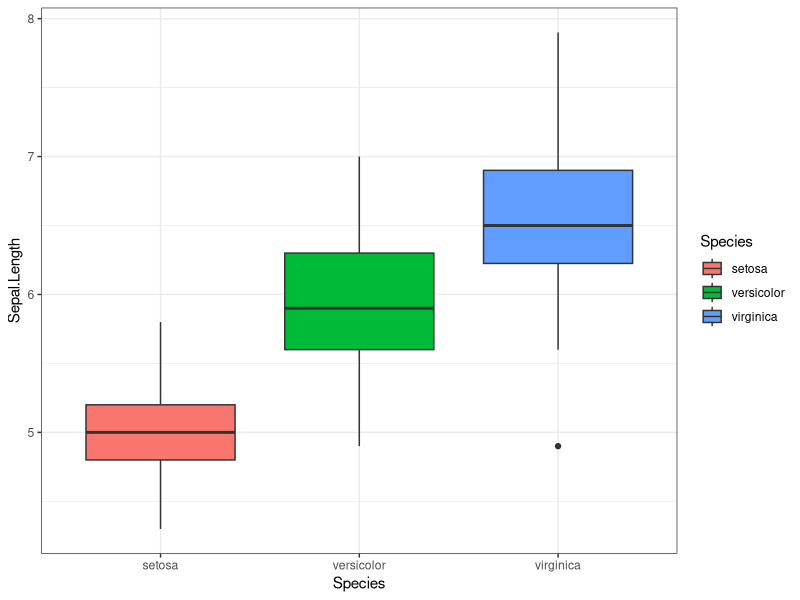
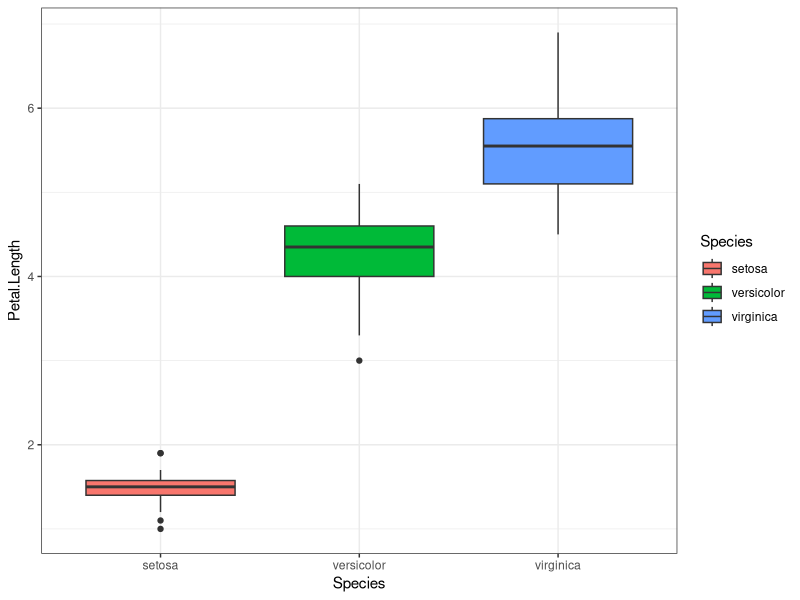
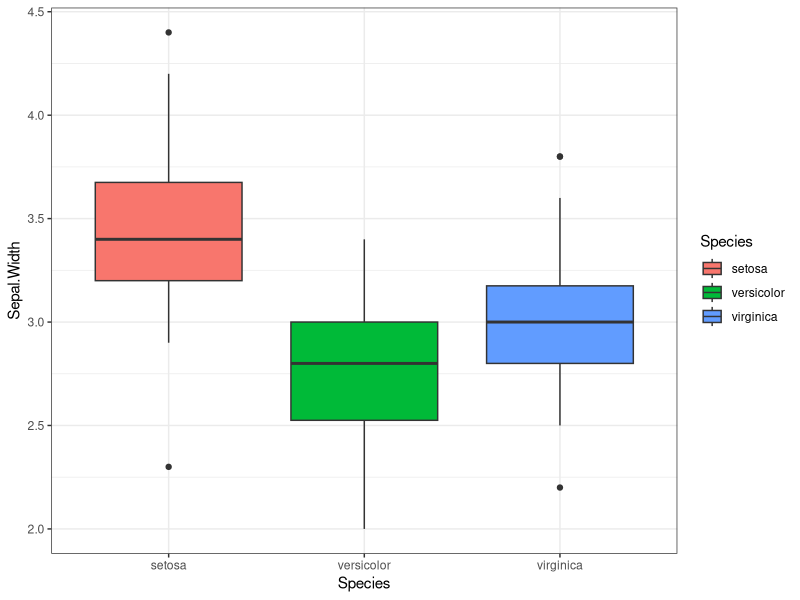
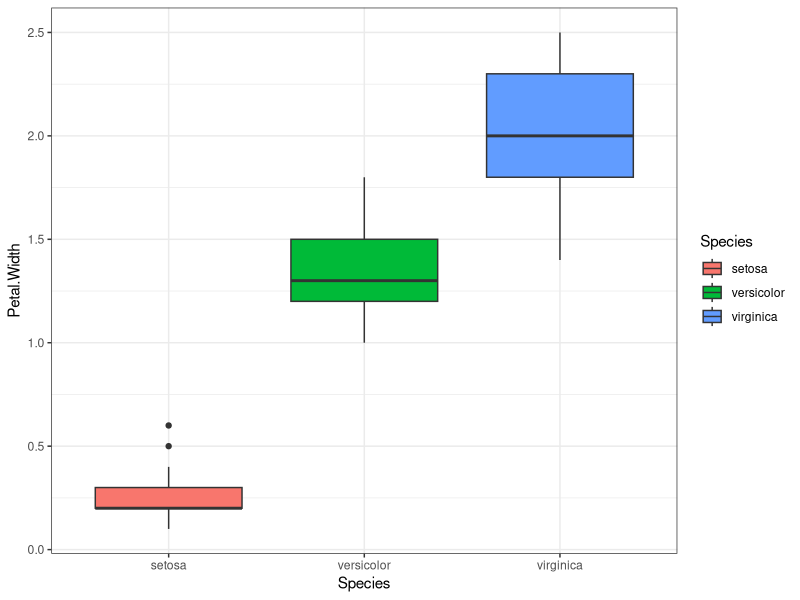
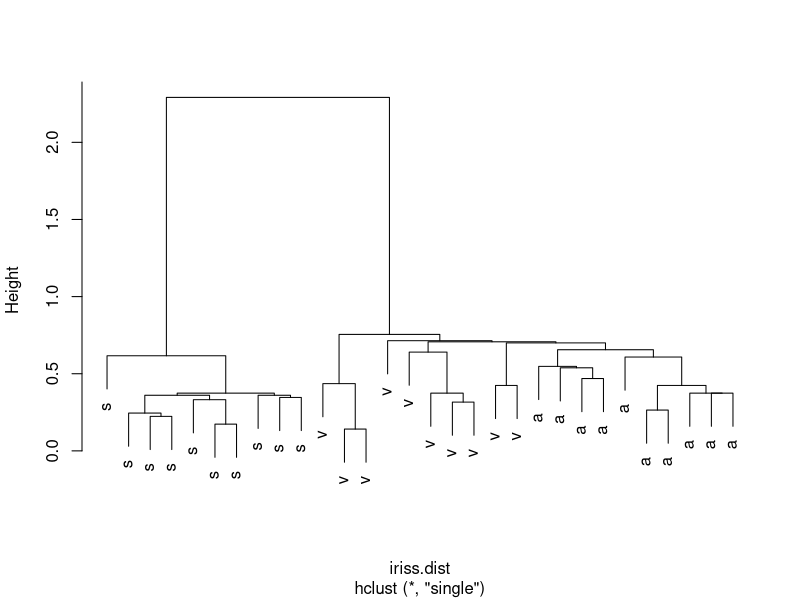
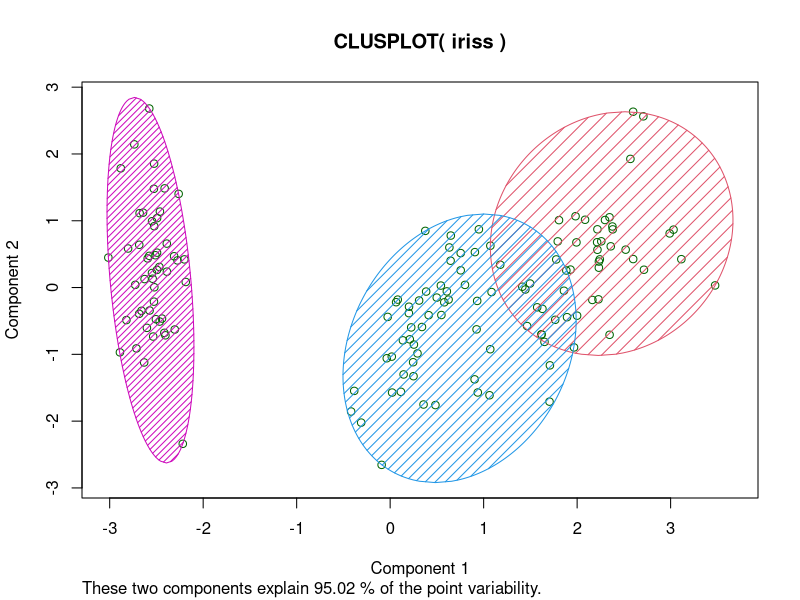
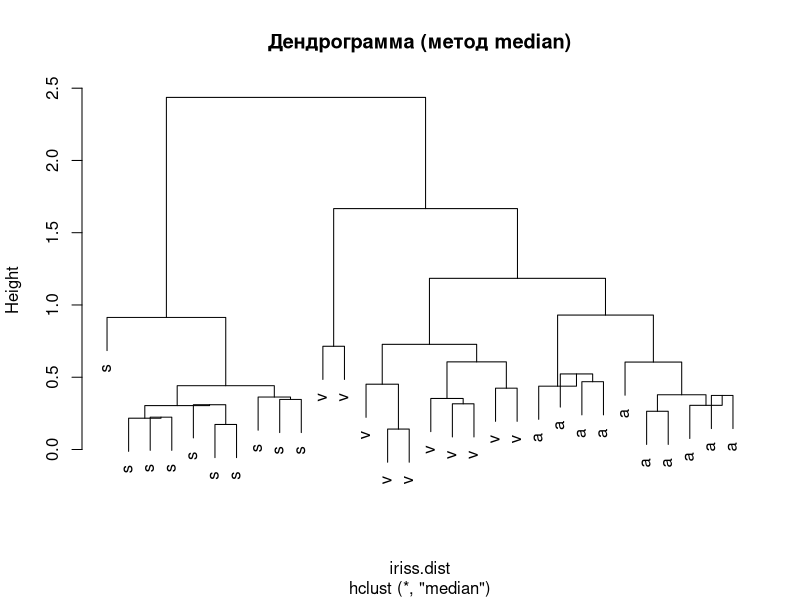

Source code (R) for these figures, in order:
install.packages("tidyverse") 
install.packages("cluster")
install.packages("ggplot2")
library(ggplot2)
library(cluster)

# Загружаем набор данных Iris
iriss <- iris
# Проверим набор данных перед исследованием 
head(iriss)
str(iriss)

# Проведем разведочный анализ с помощью боксплотов 
ggplot(iriss)+geom_boxplot(aes(x = Species,y = Sepal.Length,fill = Species)) +theme_bw()
ggplot(iriss)+geom_boxplot(aes(x = Species,y = Petal.Length,fill = Species)) +theme_bw()
ggplot(iriss)+geom_boxplot(aes(x = Species,y = Sepal.Width,fill = Species)) +theme_bw()
ggplot(iriss)+geom_boxplot(aes(x = Species,y = Petal.Width,fill = Species))+theme_bw()

# Возьмем каждую пятую строку данных с целью улучшения визуализации дендрограммы 
iriss <- iris[seq(1,nrow(iris),5),]
iriss.dist <- daisy(iriss[,1:4])
iriss.dist

# Проведем процедуру кластеризации методом ближйшего соседа
iriss.h <- hclust(iriss.dist,method="single")
# Нарисуем дендрограмму
plot(iriss.h,labels=abbreviate(iriss[,5],1,method="both.sides"),main="")

# Проведем кластерный анализ методом k-средних (количество кластеров 3)
iriss <- iris
str(iris)
km <- kmeans(x = iriss[,-5], centers = 3)
clus <- km$cluster
table(clus)

# Визуализируем кластеры 
clusplot(iriss,
         clus,
         lines = 0,
         shade = TRUE,
         color = TRUE,
         labels = 0,
         plotchar = FALSE,
         span = TRUE,
)

# Шаг 1: Создаем подвыборку ОДИН РАЗ
iriss <- iris[seq(1, nrow(iris), 5), ]  # 30 цветков

# Шаг 2: Расстояния для этой подвыборки
iriss.dist <- daisy(iriss[, 1:4])

# Шаг 3: Кластеризация для этой подвыборки
h <- hclust(iriss.dist, method = "median")

# Шаг 4: Метки для этой же подвыборки
plot(h, labels = abbreviate(iriss[, 5], 1, method = "both.sides"), 
     main = "Дендрограмма (метод median)")


table(iris$Species)
